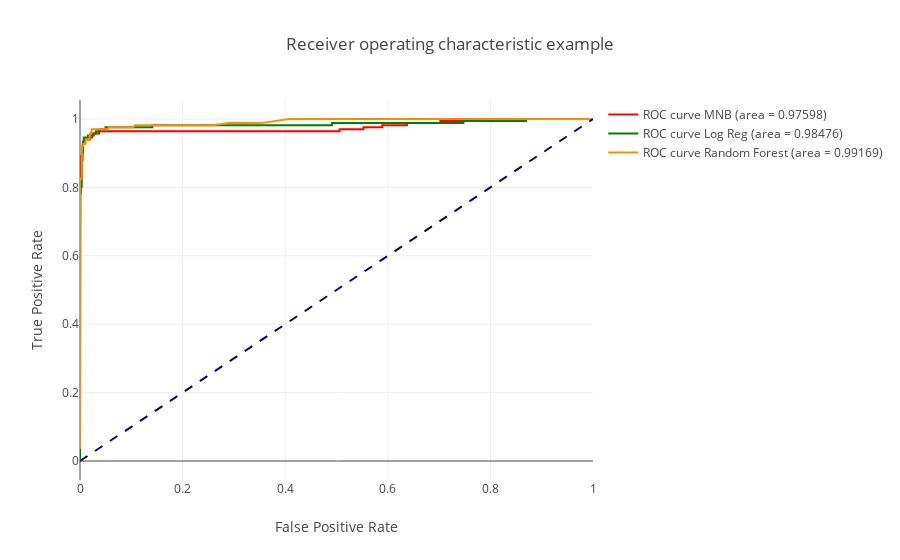

The code cell stored with this chart in its notebook:
### Code cell
from plotly.offline import init_notebook_mode, iplot
from plotly.graph_objs import *

init_notebook_mode(connected=True) 
iplot(fig)
